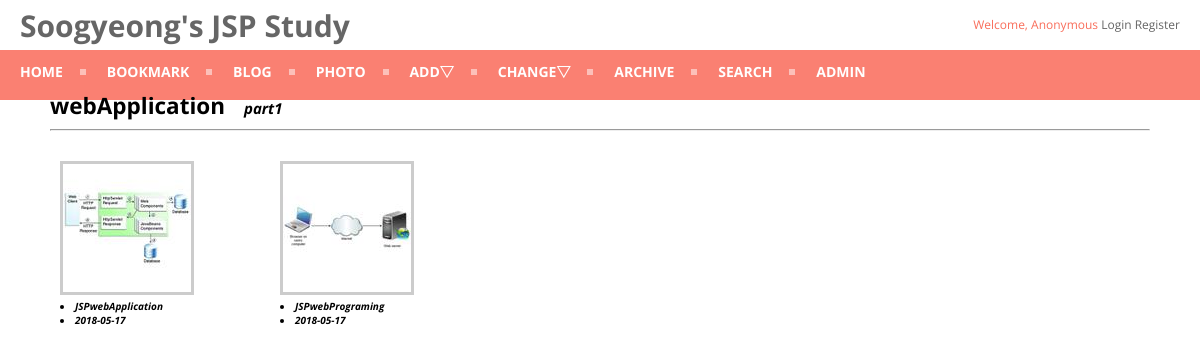
Screenshot of /photo/album/2/ with the database file from the repository.
### photo/models.py (models this page shows, shortened)
@python_2_unicode_compatible
class Album(models.Model):
    name = models.CharField(max_length=50)
    description = models.CharField('One Line Description', max_length=100, blank=True)
    class Mete:
        ordering = ['name']

class Photo(models.Model):
    album = models.ForeignKey('Album',on_delete=models.CASCADE,)
    title = models.CharField(max_length=50)
    image = ThumbnailImageField(upload_to='photo/%Y/%m')
    description = models.TextField('Photo Description', blank=True)
    upload_date = models.DateTimeField('Upload Date', auto_now_add=True)
    class Meta:
        ordering = ['title']
    def get_absolute_url(self):
        return reverse('photo:photo_detail', args=(self.id,))

### photo/fields.py (called while the page is built)
def _add_thumb(s):
    parts = s.split(".")
    parts.insert(-1, "thumb")
    if parts[-1].lower() not in ['jpeg', 'jpg']:
        parts[-1] = 'jpg'
    return ".".join(parts)

    def _get_thumb_url(self):
        return _add_thumb(self.url)

### photo/templates/photo/album_detail.html (shortened to what this page needs)
{% extends "base.html" %}
{% load staticfiles %}
{% block extrastyle %}{% static "photo/photo.css" %}{% endblock %}
{% block content %}
<div id="content">
    <h2 style="display: inline">{{ object.name }}</h2>
    &emsp;<b><i>{{ object.description }}</i></b>
    <hr>
    <div class="album-detail">
        {% for photo in object.photo_set.all %}
        <div class="album-detail-photo">
            <a href="{{ photo.get_absolute_url }}">
                <img src="{{ photo.image.thumb_url }}" class="thumbnail">
            </a>
            <li>{{ photo.title }}</li>
            <li>{{ photo.upload_date|date:"Y-m-d" }}</li>
        </div>
        {% endfor %}
    </div>
</div>
{% endblock %}

### static/css/base.css (style rules this page uses)
body { margin:0px; font-family: 'Open Sans', sans-serif; font-size:15px; }
div#content { position: absolute; top: 90px; left: 50px; right: 50px; }
a:link, a:visited { color: #369; text-decoration: none; }

### photo/static/photo/photo.css (style rules this page uses)
div.album-detail { margin: 30px 10px; }
div.album-detail-photo { float: left; width: 220px; height: 220px; }
div.album-detail-photo > li { font-size: 10px; font-weight:bold; font-style: italic; }
img.thumbnail { border: 3px solid #ccc; }

### rows the page displays
Album: name "webApplication", description "part1"
Photo: shows a picture, title "JSPwebApplication", upload_date "2018-05-17"
Photo: shows a picture, title "JSPwebPrograming", upload_date "2018-05-17"
